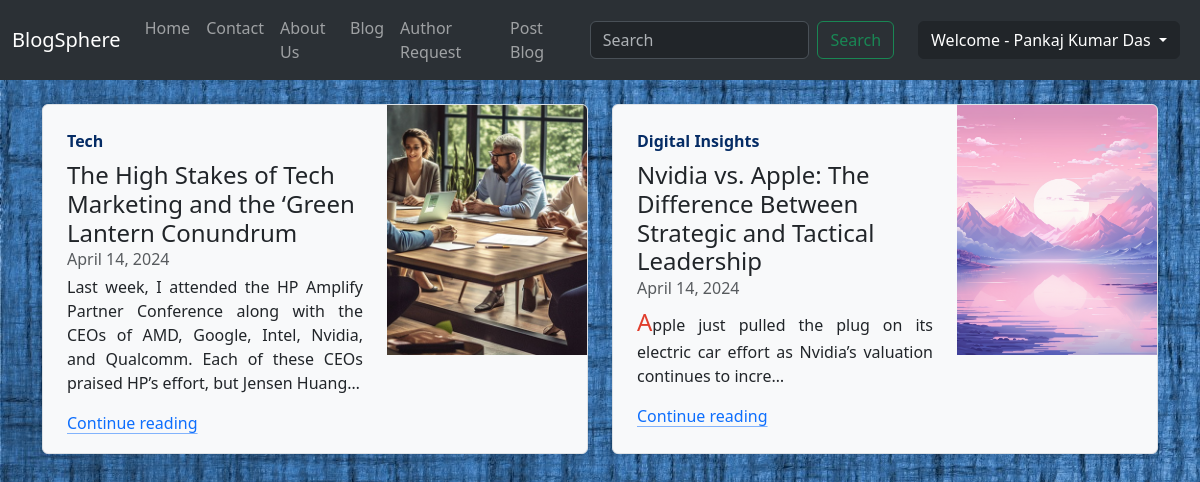
The page /author_panel/ (signed in) on the database as committed earlier.
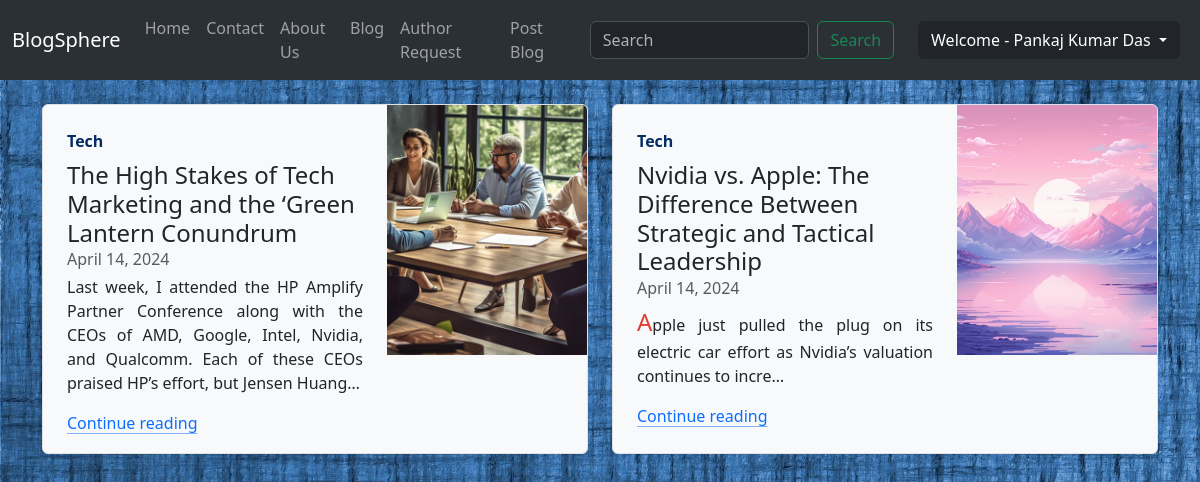
The same page on the database as committed later.
### blog/models.py (models this page shows, shortened)
class Post(models.Model):
    CATEGORY_CHOICES = [
        ('Tech', 'Tech'),
        ('Life Style', 'Life Style'),
        ('Fitness Focus', 'Fitness Focus'),
        ('Bookworm Corner', 'Bookworm Corner'),
        ('Digital Insights', 'Digital Insights'),
        ('Creative Crafts', 'Creative Crafts'),
        ('Travel Tales', 'Travel Tales'),
        ('Inspirational Stories ', 'Inspirational Stories')
    ]
    pno = models.AutoField(primary_key=True)
    title = models.CharField(max_length=150)
    author = models.CharField(max_length=100)
    user = models.ForeignKey(User, on_delete=models.CASCADE)
    category = models.CharField(max_length=100, blank=True, choices=CATEGORY_CHOICES)
    slug = models.CharField(max_length=700, blank=True, null=True)
    timestamp = models.DateField(auto_now_add=True)
    content = models.TextField()
    summary = models.TextField()
    image = models.ImageField(upload_to="blog/images", default="")
    last_edit = models.DateTimeField(blank=True, null=True)

### home/views.py (the view)
# urls.py: path('author_panel/', views.author_panel, name="AuthorPanel"),
@login_required(login_url="/")
def author_panel(request):
    if (request.user.has_perm('blog.add_post') or request.user.has_perm('blog.change_post') or
            request.user.has_perm('blog.delete_post') or request.user.has_perm('blog.view_post')):
        authors_all_blog = Post.objects.filter(user=request.user)
        if len(authors_all_blog) == 0:
            messages.warning(request, "You Have No Post Exits. Please Post Your Blog.")
            return render(request, "home/author_panel.html")
        else:
            print(len(authors_all_blog))
            return render(request, "home/author_panel.html", {'authors_all_blog': authors_all_blog})
    else:
        messages.error(request, "You Have No Permission, You Are Not Allowed In Author Panel.")
        return redirect('Home')

### templates/home/author_panel.html (shortened to what this page needs)
{% extends 'base.html' %}
{% load static %}
{% load humanize %}
{% load extras %}
{% block body %}
    <div class="container   my-4">
        <div class="row mb-2">
            {% for post in authors_all_blog %}
            <div class="col-md-6">
                <div class="row g-0 border rounded overflow-hidden flex-md-row mb-4 shadow-sm h-md-250 position-relative bg-light"
                    style="height: 350px;">
                    <div class="col p-4 d-flex flex-column position-static">
                        <strong class="d-inline-block mb-2 text-primary-emphasis ">{{post.category}}</strong>
                        <h4 class="mb-0">{{post.title}}</h4>
                        <div class="mb-1 text-body-secondary">{{post.timestamp}}</div>
                        <p class="card-text mb-auto" style="text-align: justify;"><span id="preview" class="preview">{{post.content|truncatechars:200}}</span></p>
                        <p>
                            <a class="icon-link gap-1 icon-link-hover stretched-link" href="/blog/{{post.slug}}">Continue reading</a>
                        </p>
                    </div>
                    <div class="col-auto d-none d-lg-block">
                        <img src="/media/{{ post.image }}" alt="Thumbnail" width="200px" height="250px"
                            style="object-fit: cover;">
                    </div>
                </div>
            </div>
            {% endfor %}
        </div>
    </div>
{% endblock %}

### templates/base.html (shortened to what this page needs)
<!doctype html>
<html lang="en">
<head>
    <link rel="stylesheet" href="https://use.fontawesome.com/releases/v5.7.2/css/all.css"
 />
    <link href="https://cdn.jsdelivr.net/npm/bootstrap@5.3.3/dist/css/bootstrap.min.css" rel="stylesheet"
>
</head>
<body>
    <nav class="navbar navbar-expand-lg bg-primary bg-body-tertiary sticky-top" data-bs-theme="dark">
        <div class="container-fluid">
            <a class="navbar-brand" href="/">BlogSphere</a>
            <div class="collapse navbar-collapse" id="navbarSupportedContent">
                <ul class="navbar-nav me-auto mb-2 mb-lg-0">
                    <li class="nav-item">
                        <a class="nav-link {% block homeactive  %}{% endblock %}" aria-current="page" href="/">Home</a>
                    </li>
                    <li class="nav-item">
                        <a class="nav-link {% block contactactive  %}{% endblock %} " href="/contact">Contact</a>
                    </li>
                    <li class="nav-item">
                        <a class="nav-link {% block aboutactive  %}{% endblock %}" href="/about">About Us</a>
                    </li>
                    <li class="nav-item">
                        <a class="nav-link {% block blogactive  %}{% endblock %}" href="/blog">Blog</a>
                    </li>
                    {% if user.is_authenticated %}
                    {% if user.is_superuser %}
                    <li class="nav-item">
                        <a class="nav-link {% block superactive  %}{% endblock %}" href="/author_request_handle">Author Request</a>
                    </li>
                    {% endif %}
                    {% if request.session.is_author %}
                    <li class="nav-item">
                        <a class="nav-link {% block postblogactive  %}{% endblock %}" href="/blog/postblog/">Post Blog</a>
                    </li>
                    {% endif %}
                    {% endif %}
                </ul>
                <form method="get" action="/search/" class="d-flex mx-3" role="search">
                    <input class="form-control me-2" name="query" id="query" type="search" placeholder="Search"
                        aria-label="Search">
                    <button class="btn btn-outline-success" type="submit">Search</button>
                </form>
                {% if user.is_authenticated %}
                <div class="mx-2" id="navbarNavDarkDropdown">
                    <ul class="navbar-nav">
                        <li class="nav-item dropdown">
                            <button class="btn btn-dark dropdown-toggle" data-bs-toggle="dropdown"
                                aria-expanded="false">
                                Welcome - {{user.first_name}} {{user.last_name}}
                            </button>
                        </li>
                    </ul>
                </div>
                {% endif %}
            </div>
        </div>
    </nav>
    {% block body %} {% endblock %}
</body>
</html>

### templates/base.html (style rules this page uses)
body { --sb-track-color: #232E33; --sb-thumb-color: #6BAF8D; --sb-size: 10px; }

Rows that differ between the two databases and show on the page:
changed Post "Nvidia vs. Apple: The Difference Between Strategic and Tactical Leadership": category "Digital Insights" → "Tech"
